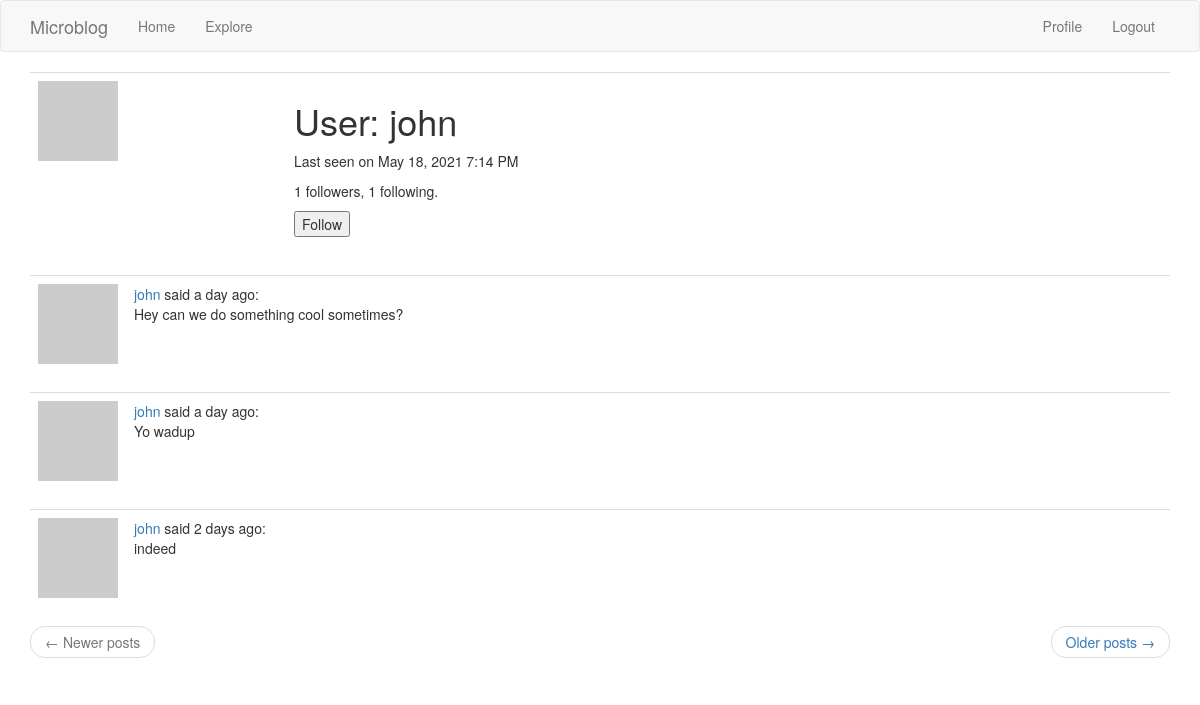
/user/john (signed in), run on the app's committed database.
### app/models.py (models this page shows, shortened)
class User(UserMixin, db.Model):  # inheriting from multiple classes!
    id = db.Column(db.Integer, primary_key=True)
    username = db.Column(db.String(64), index=True, unique=True)
    email = db.Column(db.String(120), index=True, unique=True)
    password_hash = db.Column(db.String(128))
    posts = db.relationship('Post', backref='author', lazy='dynamic')
    about_me = db.Column(db.String(140))
    last_seen = db.Column(db.DateTime, default=datetime.utcnow)
    followed = db.relationship(
        'User', secondary=followers,
        primaryjoin=(followers.c.follower_id == id),
        secondaryjoin=(followers.c.followed_id == id),
        backref=db.backref('followers', lazy='dynamic'), lazy='dynamic')
    def avatar(self, size):
        digest = md5(self.email.lower().encode('utf-8')).hexdigest()
        return f"https://www.gravatar.com/avatar/{digest}?s={size}&r=pg&d=identicon"
    def is_following(self, user):
        return self.followed.filter(
            followers.c.followed_id == user.id).count() > 0

class Post(db.Model):
    id = db.Column(db.Integer, primary_key=True)
    body = db.Column(db.String(140))
    timestamp = db.Column(db.DateTime, index=True, default=datetime.utcnow)
    user_id = db.Column(db.Integer, db.ForeignKey('user.id'))

### app/routes.py (the view)
@app.route('/user/<username>')
@login_required
def user(username):
    user = User.query.filter_by(username=username).first_or_404()
    page = request.args.get('page', 1, type=int)
    posts = user.posts.order_by(Post.timestamp.desc()).paginate(
        page, app.config['POSTS_PER_PAGE'], False)
    next_url = url_for('user', username=user.username, page=posts.next_num) if posts.has_next else None
    prev_url = url_for('user', username=user.username, page=posts.prev_num) if posts.has_prev else None
    form = EmptyForm()
    return render_template('user.html', user=user, posts=posts.items,
                           next_url=next_url, prev_url=prev_url, form=form)

### app/forms.py
class EmptyForm(FlaskForm):
    submit = SubmitField('Submit')

### app/models.py (called while the page is built)
@login.user_loader
def load_user(id):
    return User.query.get(int(id))

### app/routes.py (called while the page is built)
@app.before_request
def before_request():
    if current_user.is_authenticated:
        current_user.last_seen = datetime.utcnow()
        db.session.commit()

### app/templates/user.html (shortened to what this page needs)
{% extends "base.html" %}
{% block app_content %}
    <table class="table table-hover">
        <tr>
            <td width="256px"><img src="{{ user.avatar(256) }}"></td>
            <td>
                <h1>User: {{ user.username }}</h1>
                {% if user.last_seen %}
                    <p>Last seen on {{ moment(user.last_seen).format('LLL') }}</p>
                {% endif %}
                <p>{{ user.followers.count() }} followers, {{ user.followed.count() }} following.</p>
                {% if user == current_user %}
                    <p><a href="{{ url_for('edit_profile') }}">Edit your profile</a></p>
                {% elif not current_user.is_following(user) %}
                    <p>
                    <form action="{{ url_for('follow', username=user.username) }}" method="post">
                        {{ form.submit(value='Follow') }}
                    </form>
                    </p>
                {% endif %}
            </td>
        </tr>
    </table>
    {% for post in posts %}
        {% include '_post.html' %}
    {% endfor %}
    <nav aria-label="...">
        <ul class="pager">
            <li class="previous{% if not prev_url %} disabled{% endif %}">
                <a href="{{ prev_url or '#' }}">
                    <span aria-hidden="true">&larr;</span> Newer posts
                </a>
            </li>
            <li class="next{% if not next_url %} disabled{% endif %}">
                <a href="{{ next_url or '#' }}">
                    Older posts <span aria-hidden="true">&rarr;</span>
                </a>
            </li>
        </ul>
    </nav>
{% endblock %}

### app/templates/_post.html
<table class="table table-hover">
    <tr>
        <td width="70px">
            <a href="{{ url_for('user', username=post.author.username) }}">
                <img src="{{ post.author.avatar(36) }}">
            </a>
        </td>
        <td>
            <a href="{{ url_for('user', username=post.author.username) }}">
                {{ post.author.username }}
            </a>
            said {{ moment(post.timestamp).fromNow() }}:
            <br>
            {{ post.body }}
        </td>
    </tr>
</table>

### data on the page
User: username "john", last_seen "May 18, 2021 7:14 PM"
Post: author.username "john", timestamp "a day ago", body "Hey can we do something cool sometimes?"
Post: author.username "john", timestamp "a day ago", body "Yo wadup"
Post: author.username "john", timestamp "2 days ago", body "indeed"

### other printed values
{{ user.followers.count() }} "1"
{{ user.followed.count() }} "1"
